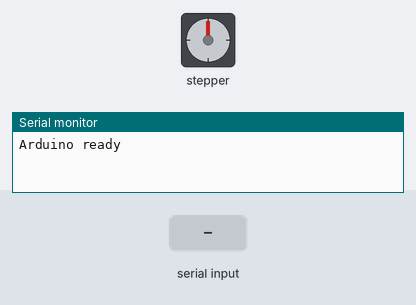
A sketch run on a simulated Arduino Uno, built with avr-gcc and run on an emulated ATmega328P. On the bench: stepper motor, the last lines printed to the serial monitor. Inputs (shaded band) come from the test bench. Stepper angles assume 800 steps per turn.

Above: at 1.2 s.
1.3 s: "1" received over Serial
At 2.8 s:
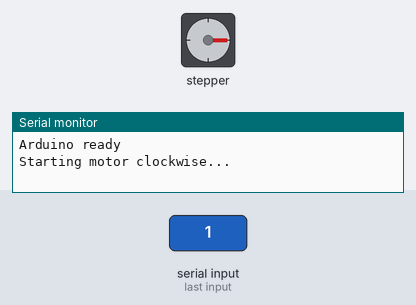
3.8 s: "2" received over Serial
At 4.25 s:
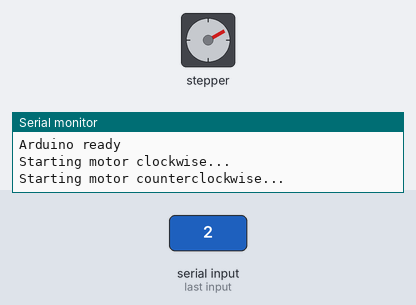
7.4 s: "2" received over Serial
At 9.6 s:
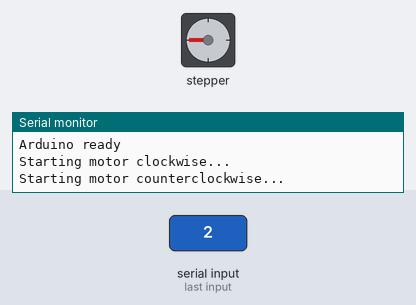
9.9 s: "1" received over Serial
At 10.35 s:
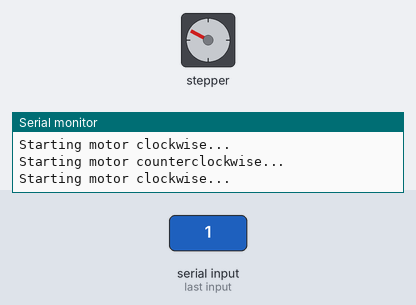
Timing chart, 0 to 12.9 s (numbered marks = the images above; inputs shaded):
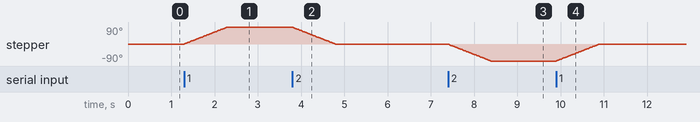

Measured:
- after the input at 1.3 s, stepper: turns 90° clockwise in 0.99 s, starting at once
- after the input at 3.8 s, stepper: turns 90° counter-clockwise in 0.99 s, starting at once
- after the input at 7.4 s, stepper: turns 90° counter-clockwise in 0.99 s, starting at once
- after the input at 9.9 s, stepper: turns 90° clockwise in 0.99 s, starting at once

The sketch:

stepper.ino
```cpp
#include <Stepper.h>

const int stepsPerRevolution = 800;
Stepper myStepper(stepsPerRevolution, 8, 9, 10, 11);

bool motorRunning = false;
int motorDirection = 0;  // 0: Stopped, 1: Clockwise direction, -1: Counterclockwise direction

void setup() {
  Serial.begin(9600);
  myStepper.setSpeed(15); // RPM
  Serial.println("Arduino ready");
}

void loop() {
  if (Serial.available() > 0) {
    char command = Serial.read();

    if (command == '1' && motorDirection != 1) {
      motorDirection = 1;
      motorRunning = true;
      Serial.println("Starting motor clockwise...");
    } else if (command == '2' && motorDirection != -1) {
      motorDirection = -1;
      motorRunning = true;
      Serial.println("Starting motor counterclockwise...");
    } else if (command == '0') {
      motorDirection = 0;
      motorRunning = false;
      myStepper.step(0);  // Stop the motor
      Serial.println("Stopping motor...");
    }

    if (motorRunning) {
      myStepper.step(motorDirection * 200);
      delay(1000);  // Add a delay to control speed
    }
  }
}
```
